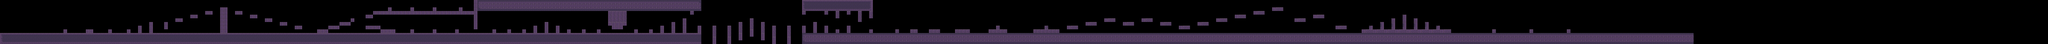

Rendered tile map (Tiled .tmx) drawn with the repository's tilesets; below, a short description and the map source with its tile grids summarised:
An orthogonal 549x12 tile map with 64x64 px tiles, 1 tile layer (Tile Layer 1), 2 tilesets and 1 object.

<map version="1.10" tiledversion="1.10.1" orientation="orthogonal" renderorder="right-down" width="549" height="12" tilewidth="64" tileheight="64" infinite="0" nextlayerid="3" nextobjectid="4">
 <tileset firstgid="1" source="tileset_1.tsx" />
 <tileset firstgid="57" source="portal.tsx" />
 <layer id="1" name="Tile Layer 1" width="549" height="12">
  <data>[6588 cells, 1840 non-empty, 31 distinct tile ids]</data>
 </layer>
 <objectgroup id="2" name="Object Layer 1">
  <object id="3" gid="57" x="28971" y="684" width="370" height="600" />
 </objectgroup>
</map>
